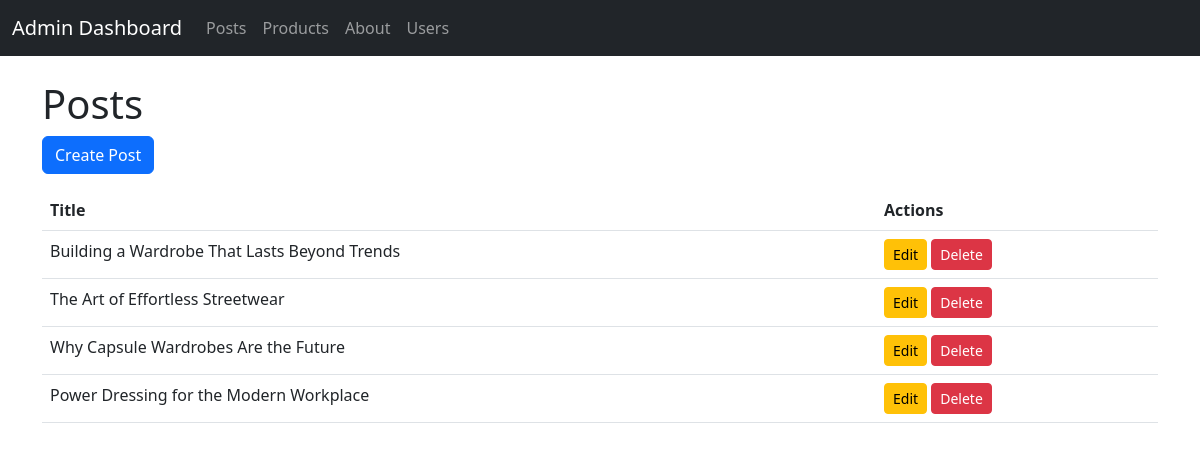
Screenshot of /admin-dashboard/admin/posts/ with the database file from the repository.
### myapp/models.py (models this page shows, shortened)
class Post(models.Model):
    title = models.CharField(max_length=200)
    image = models.ImageField(upload_to='posts/')
    content = models.TextField()
    created_at = models.DateTimeField(auto_now_add=True)

### myapp/views.py (the view)
# urls.py: path('admin/posts/', PostAdminListView.as_view(), name='post_list_admin'),
class PostAdminListView(ListView):
    model = Post
    template_name = 'myapp/post_list.html'

### myapp/context_processors.py (called while the page is built)
def categories(request):
    return {
        'categories': Category.objects.all()
    }

def cart_and_wishlist_counts(request):
    if request.user.is_authenticated:
        cart_count = Cart.objects.filter(user=request.user).count()
        wishlist_count = Wishlist.objects.filter(user=request.user).count()
    else:
        cart_count = 0
        wishlist_count = 0
    return {
        'cart_count': cart_count,
        'wishlist_count': wishlist_count,
    }

### myapp/templates/myapp/post_list.html
{% extends 'form/BaseAdmin.html' %}
{% block content %}
    <h1>Posts</h1>
    <a href="{% url 'post_create_admin' %}" class="btn btn-primary mb-3">Create Post</a>
    <table class="table">
        <thead>
            <tr>
                <th>Title</th>
                <th>Actions</th>
            </tr>
        </thead>
        <tbody>
            {% for post in object_list %}
                <tr>
                    <td>{{ post.title }}</td>
                    <td>
                        <a href="{% url 'post_update_admin' post.pk %}" class="btn btn-sm btn-warning">Edit</a>
                        <a href="{% url 'post_delete_admin' post.pk %}" class="btn btn-sm btn-danger">Delete</a>
                    </td>
                </tr>
            {% endfor %}
        </tbody>
    </table>
{% endblock %}

### rows the page displays
Post: title "Building a Wardrobe That Lasts Beyond Trends"
Post: title "The Art of Effortless Streetwear"
Post: title "Why Capsule Wardrobes Are the Future"
Post: title "Power Dressing for the Modern Workplace"
